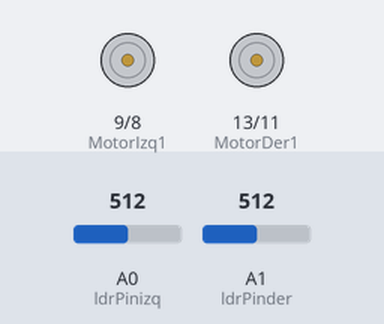
This sketch was run on a simulated Arduino Mega 2560, built with avr-gcc and run on an emulated ATmega2560. On the bench: motor-driver pin pairs drawn as motors (green arrow = first pin HIGH = forward, orange = second pin HIGH = backward, longer = more drive, scaled by the enable pin). The inputs (shaded band) are chosen by the test bench; at power-on: A0 (ldrPinizq) = 512, A1 (ldrPinder) = 512.

Above: at 1.2 s.
1.3 s: A0 (ldrPinizq) set to 551
At 2.4 s:
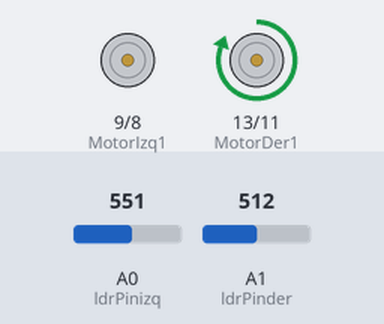
3.4 s: A1 (ldrPinder) set to 583
6.2 s: A1 (ldrPinder) set to 602
At 7.46 s:
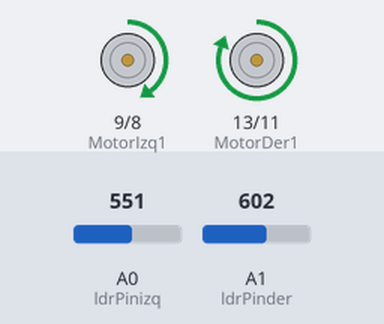
9.0 s: A0 (ldrPinizq) set to 240
At 10.3 s:
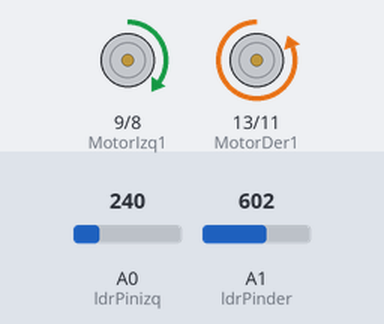
11.2 s: A0 (ldrPinizq) set to 295
13.9 s: A0 (ldrPinizq) set to 310
At 15.0 s:
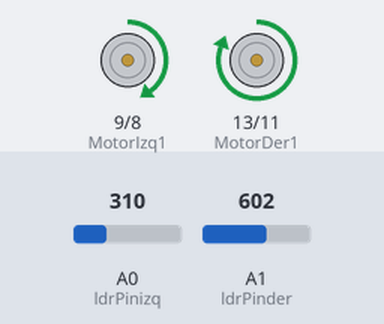
Timing chart, 0 to 16.7 s (numbered marks = the images above; inputs shaded):
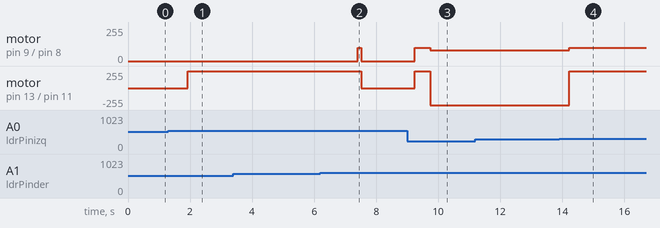

Measured:
- the behaviour switches between 542 and 543 on A0 (ldrPinizq) (found by bisection; images 0 and 1)
- the behaviour switches between 601 and 602 on A1 (ldrPinder) (found by bisection; images 1 and 2)
- the behaviour switches between 302 and 303 on A0 (ldrPinizq) (found by bisection; images 3 and 4)
- after the input at 1.3 s, motor on pin 13 (MotorDer1) / pin 11 (MotorDer2): stopped → forward 255/255 after 0.63 s
- after the input at 3.4 s, every drawn part: stays the same
- after the input at 6.2 s, motor on pin 9 (MotorIzq1) / pin 8 (MotorIzq2): stopped → forward 100/255 after 1.2 s, → stopped 0.10 s later; motor on pin 13 (MotorDer1) / pin 11 (MotorDer2): forward 255/255 → stopped after 1.3 s
- after the input at 9.0 s, motor on pin 9 (MotorIzq1) / pin 8 (MotorIzq2): stopped → forward 100/255 after 0.24 s, → forward 80/255 0.51 s later; motor on pin 13 (MotorDer1) / pin 11 (MotorDer2): stopped → forward 255/255 after 0.24 s, → backward 255/255 0.51 s later
- after the input at 11.2 s, every drawn part: stays the same
- after the input at 13.9 s, motor on pin 9 (MotorIzq1) / pin 8 (MotorIzq2): forward 80/255 → forward 100/255 after 0.32 s; motor on pin 13 (MotorDer1) / pin 11 (MotorDer2): backward 255/255 → forward 255/255 after 0.32 s

The sketch:

Modo8.ino
```cpp
int MotorDer1=13; //El pin 13 de arduino se conecta con el pin In1 del L298N
int MotorDer2=11; //El pin 11 de arduino se conecta con el pin In2 del L298N
int MotorIzq1=9; //El pin 9 de arduino se conecta con el pin In3 del L298N
int MotorIzq2=8; //El pin 8 de arduino se conecta con el pin In4 del L298N
int PWM_Derecho=12; //El pin 12 de arduino se conecta con el pin EnA del L298N
int PWM_Izquierdo=10; //El pin 10 de arduino se conecta con el pin EnB del L298N

int ldrPinizq = A0;              // LDR pin izq
int ldrizq = 0;               // Valor LDR izq
int ldrPinder = A1;              // LDR pin der
int ldrder = 0;               // Valor LDR der
int error= 0;
int caso=0;
double pwmder=100, pwmizq=100; //PWM derecho e izquierdo
unsigned long currentTime, previousTime=0, elapsedTime; //Tiempo actual, tiempo anterior, tiempo transcurrido


void setup() {
//Configuramos los pines como salida
   pinMode(MotorDer1, OUTPUT);
   pinMode(MotorDer2, OUTPUT);
   pinMode(MotorIzq1, OUTPUT);
   pinMode(MotorIzq2, OUTPUT);
   pinMode(PWM_Derecho, OUTPUT);
   pinMode(PWM_Izquierdo, OUTPUT);
   //Arrancamos los puertos serie
   Serial.begin (9600);
   Serial2.begin (38400);
   }

void loop() {

  currentTime = millis(); //Función que mantiene la cuenta del tiempo

  ldrizq = kalmanizq(analogRead(ldrPinizq)+50);    // Read the analog value of the LDR
  ldrder = kalmander(analogRead(ldrPinder));    // Read the analog value of the LDR
  error = ldrder-ldrizq;
  Serial2.println(String(ldrizq) + " " + String(ldrder)+ " " + String(error)+ " " + String(caso));

  delay(100);                     // Pause 100ms

    if(pwmder>220){ //Saturación de avance
      pwmder=220;
    }
    if(pwmder<-80){ //Saturación de retroceso
      pwmder=-80;
    }
    if(pwmizq>220){ //Saturación de avance
      pwmizq=220;
    }
    if(pwmizq<-80){ //Saturación de retroceso
      pwmizq=-80;
    }

    switch(caso){
    case 0:
      para();
      Serial2.println(String(ldrizq) + " " + String(ldrder)+ " " + String(error)+ " " + String(caso));
      if(error>25){
        caso=1;
        break;
      }
      if(error>150){
        caso=2;
        break;
      }
      if(error<-80){
        caso=3;
        break;
      }
      else{
        caso=0;
      }
      break;
    case 1:
      avanza(100, 100); //Avanza
      Serial2.println(String(ldrizq) + " " + String(ldrder)+ " " + String(error)+ " " + String(caso));
      if(error<30){
        caso=0;
        break;
      }
      if(error>250){
        caso=2;
        break;
      }
      if(error<-80){
        caso=3;
        break;
      }

      break;
    case 2:
      pivote_der(); //Pivota a la derecha
      Serial2.println(String(ldrizq) + " " + String(ldrder)+ " " + String(error)+ " " + String(caso));

      if(error<250){
        caso=1;
        break;
      }
      break;
    case 3:
     pivote_izq(); //Pivota a la derecha
     Serial2.println(String(ldrizq) + " " + String(ldrder)+ " " + String(error)+ " " + String(caso));

      if(error>0 && error<250){
        caso=1;
        break;
      }
      if(error>250){
        caso=2;
        break;
      }
      break;
    }
}

//Funciones para ejecutar distintos movimientos

void para(){ //Orden de parar
  digitalWrite(MotorDer1,LOW);
  digitalWrite(MotorDer2,LOW);
  digitalWrite(MotorIzq1,LOW);
  digitalWrite(MotorIzq2,LOW);
  };

void avanza(double pwmizq, double pwmder){ //Orden de avanzar
  digitalWrite(MotorDer1,HIGH);
  digitalWrite(MotorDer2,LOW);
  digitalWrite(MotorIzq1,HIGH);
  digitalWrite(MotorIzq2,LOW);
  analogWrite(PWM_Derecho,pwmder+10);
  analogWrite(PWM_Izquierdo,pwmizq);
  }

void pivote_izq(){ //Orden de pivotar a la izquierda
  digitalWrite(MotorDer1,HIGH);
  digitalWrite(MotorDer2,LOW);
  digitalWrite(MotorIzq1,LOW);
  digitalWrite(MotorIzq2,HIGH);
  analogWrite(PWM_Derecho,80);
  analogWrite(PWM_Izquierdo,0);
  }

void pivote_der(){ //Orden de pivotar a la derecha
  digitalWrite(MotorDer1,LOW);
  digitalWrite(MotorDer2,HIGH);
  digitalWrite(MotorIzq1,HIGH);
  digitalWrite(MotorIzq2,LOW);
  analogWrite(PWM_Derecho,0);
  analogWrite(PWM_Izquierdo,80);
  }

double kalmander(double U) {
  static const double R = 10;
  static const double H = 1.00;
  static double Q = 1;
  static double P = 0;
  static double U_hat = 0;
  static double K = 0;
  K = P * H / (H * P * H + R);
  U_hat += + K * (U - H * U_hat);
  P = (1 - K * H) * P + Q;
  return U_hat;
}

double kalmanizq(double U) {
  static const double R = 10;
  static const double H = 1.00;
  static double Q = 1;
  static double P = 0;
  static double U_hat = 0;
  static double K = 0;
  K = P * H / (H * P * H + R);
  U_hat += + K * (U - H * U_hat);
  P = (1 - K * H) * P + Q;
  return U_hat;
}
```
